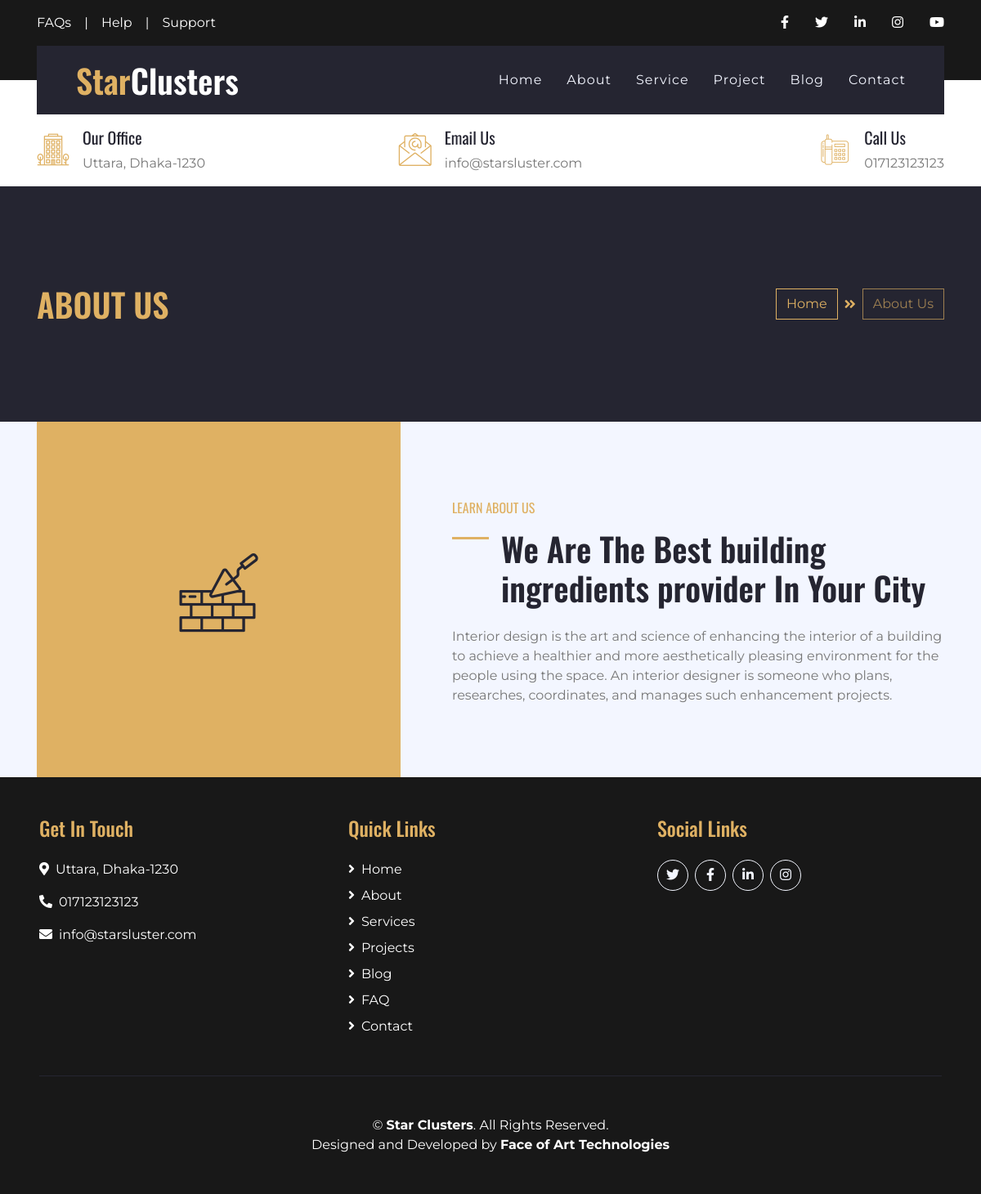
Page /about.php on the committed database.
### tables this page shows
CREATE TABLE `info` (
  `email` varchar(25) NOT NULL,
  `phone` varchar(20) NOT NULL,
  `about` text NOT NULL,
  `address` text NOT NULL
);

### about.php (the view)
<?php include "./db.php"?>
<?php include 'header.php'; include 'navbar.php';?>
<div class="container-fluid bg-secondary py-5">
    <div class="container py-5">
        <div class="row align-items-center py-4">
            <div class="col-md-6 text-center text-md-left">
                <h1 class="mb-4 mb-md-0 text-primary text-uppercase">About Us</h1>
            </div>
            <div class="col-md-6 text-center text-md-right">
                <div class="d-inline-flex align-items-center">
                    <a class="btn btn-outline-primary" href="index.php">Home</a>
                    <i class="fas fa-angle-double-right text-primary mx-2"></i>
                    <a class="btn btn-outline-primary disabled" href="">About Us</a>
                </div>
            </div>
        </div>
    </div>
</div>
<div class="container-fluid bg-light">
    <div class="container">
        <div class="row">
            <div class="col-lg-5">
                <div class="d-flex flex-column align-items-center justify-content-center bg-primary h-100 py-5 px-3">
                    <i class="flaticon-brickwall display-1 font-weight-normal text-secondary mb-3"></i>
                </div>
            </div>
            <div class="col-lg-7 m-0 my-lg-5 pt-5 pb-5 pb-lg-2 pl-lg-5">
                <h6 class="text-primary font-weight-normal text-uppercase mb-3">Learn About Us</h6>
                <h1 class="mb-4 section-title">We Are The Best building ingredients provider In Your City</h1>
                <p><?php $sql = "SELECT * from info"; $result = mysqli_query($conn, $sql); $row = mysqli_fetch_assoc($result);
                echo $row['about']?></p>
                <div class="row py-2">
                </div>
            </div>
        </div>
    </div>
</div>
<?php include 'footer.php';?>

### navbar.php (shortened to what this page needs)
<?php
$sql = "SELECT * from info";
$result = mysqli_query($conn, $sql);
$row = mysqli_fetch_assoc($result);
?>
<div class="container-fluid bg-dark py-3">
        <div class="container">
            <div class="row">
                <div class="col-md-6 text-center text-lg-left mb-2 mb-lg-0">
                    <div class="d-inline-flex align-items-center">
                        <a class="text-white pr-3" href="faq.php">FAQs</a>
                        <span class="text-white">|</span>
                        <a class="text-white px-3" href="contact.php">Help</a>
                        <span class="text-white">|</span>
                        <a class="text-white pl-3" href="contact.php">Support</a>
                    </div>
                </div>
                <div class="col-md-6 text-center text-lg-right">
                    <div class="d-inline-flex align-items-center">
                        <a class="text-white px-3" href="">
                            <i class="fab fa-facebook-f"></i>
                        </a>
                        <a class="text-white px-3" href="">
                            <i class="fab fa-twitter"></i>
                        </a>
                        <a class="text-white px-3" href="">
                            <i class="fab fa-linkedin-in"></i>
                        </a>
                        <a class="text-white px-3" href="">
                            <i class="fab fa-instagram"></i>
                        </a>
                        <a class="text-white pl-3" href="">
                            <i class="fab fa-youtube"></i>
                        </a>
                    </div>
                </div>
            </div>
        </div>
    </div>
    <div class="container-fluid position-relative nav-bar p-0">
        <div class="container position-relative" style="z-index: 9;">
            <nav class="navbar navbar-expand-lg bg-secondary navbar-dark py-3 py-lg-0 pl-3 pl-lg-5">
                <a href="index.php" class="navbar-brand">
                    <h1 class="m-0 display-5 text-white"><span class="text-primary">Star</span>Clusters</h1>
                </a>
                <div class="collapse navbar-collapse justify-content-between px-3" id="navbarCollapse">
                    <div class="navbar-nav ml-auto py-0">
                        <a href="index.php" class="nav-item nav-link">Home</a>
                        <a href="about.php" class="nav-item nav-link">About</a>
                        <a href="service.php" class="nav-item nav-link">Service</a>
                        <a href="project.php" class="nav-item nav-link">Project</a>
                        <a href="blog.php" class="nav-item nav-link">Blog</a>
                        <a href="contact.php" class="nav-item nav-link">Contact</a>
                    </div>
                </div>
            </nav>
        </div>
    </div>
    <div class="container-fluid bg-white py-3">
        <div class="container">
            <div class="row">
                <div class="col-lg-4 text-left mb-3 mb-lg-0">
                    <div class="d-inline-flex text-left">
                        <h1 class="flaticon-office font-weight-normal text-primary m-0 mr-3"></h1>
                        <div class="d-flex flex-column">
                            <h5>Our Office</h5>
                            <p class="m-0"><?php echo $row['address']?></p>
                        </div>
                    </div>
                </div>
                <div class="col-lg-4 text-left text-lg-center mb-3 mb-lg-0">
                    <div class="d-inline-flex text-left">
                        <h1 class="flaticon-email font-weight-normal text-primary m-0 mr-3"></h1>
                        <div class="d-flex flex-column">
                            <h5>Email Us</h5>
                            <p class="m-0"><?php echo $row['email']?></p>
                        </div>
                    </div>
                </div>
                <div class="col-lg-4 text-left text-lg-right mb-3 mb-lg-0">
                    <div class="d-inline-flex text-left">
                        <h1 class="flaticon-telephone font-weight-normal text-primary m-0 mr-3"></h1>
                        <div class="d-flex flex-column">
                            <h5>Call Us</h5>
                            <p class="m-0"><?php echo $row['phone']?></p>
                        </div>
                    </div>
                </div>
            </div>
        </div>
    </div>

### footer.php (shortened to what this page needs)
<?php
$sql = "SELECT * from info";
$result = mysqli_query($conn, $sql);
$row = mysqli_fetch_assoc($result);
?>
    <div class="container-fluid bg-dark text-white py-5 px-sm-3 px-md-5">
        <div class="row">
            <div class="col-lg-4 col-md-4 mb-5">
                <h4 class="text-primary mb-4">Get In Touch</h4>
                <p><i class="fa fa-map-marker-alt mr-2"></i><?php echo $row['address']?></p>
                <p><i class="fa fa-phone-alt mr-2"></i><?php echo $row['phone']?></p>
                <p><i class="fa fa-envelope mr-2"></i><?php echo $row['email']?></p>
            </div>
            <div class="col-lg-4 col-md-4 mb-5">
                <h4 class="text-primary mb-4">Quick Links</h4>
                <div class="d-flex flex-column justify-content-start">
                    <a class="text-white mb-2" href="index.php"><i class="fa fa-angle-right mr-2"></i>Home</a>
                    <a class="text-white mb-2" href="about.php"><i class="fa fa-angle-right mr-2"></i>About</a>
                    <a class="text-white mb-2" href="service.php"><i class="fa fa-angle-right mr-2"></i>Services</a>
                    <a class="text-white mb-2" href="project.php"><i class="fa fa-angle-right mr-2"></i>Projects</a>
                    <a class="text-white mb-2" href="blog.php"><i class="fa fa-angle-right mr-2"></i>Blog</a>
                    <a class="text-white mb-2" href="faq.php"><i class="fa fa-angle-right mr-2"></i>FAQ</a>
                    <a class="text-white" href="contact.php"><i class="fa fa-angle-right mr-2"></i>Contact</a>
                </div>
            </div>
            <div class="col-lg-4 col-md-4 mb-5">
                <h4 class="text-primary mb-4">Social Links</h4>
                <div class="d-flex justify-content-start my-4">
                    <a class="btn btn-outline-light rounded-circle text-center mr-2 px-0" style="width: 38px; height: 38px;" href="#"><i class="fab fa-twitter"></i></a>
                    <a class="btn btn-outline-light rounded-circle text-center mr-2 px-0" style="width: 38px; height: 38px;" href="#"><i class="fab fa-facebook-f"></i></a>
                    <a class="btn btn-outline-light rounded-circle text-center mr-2 px-0" style="width: 38px; height: 38px;" href="#"><i class="fab fa-linkedin-in"></i></a>
                    <a class="btn btn-outline-light rounded-circle text-center mr-2 px-0" style="width: 38px; height: 38px;" href="#"><i class="fab fa-instagram"></i></a>
                </div>
            </div>
        </div>
        <div class="container border-top border-secondary pt-5">
            <p class="m-0 text-center text-white">
                &copy; <a class="text-white font-weight-bold" href="index.php">Star Clusters</a>. All Rights Reserved.
            </p>
            <p class="m-0 text-center text-white">
				Designed and Developed by <a class="text-white font-weight-bold" href="http://facesoftbd.com/" target="_blank">Face of Art Technologies</a>
            </p>
        </div>
    </div>
</body>
</html>

### rows in the picture
info: address "Uttara, Dhaka-1230", email "info@starsluster.com", phone "017123123123", about "Interior design is the art and science of enhancing the interior of a building to achieve a healthier and more aesthetically pleasing environment for the people using the space. An interior designer is someone who plans, researches, coordinates, and manages such enhancement projects."
